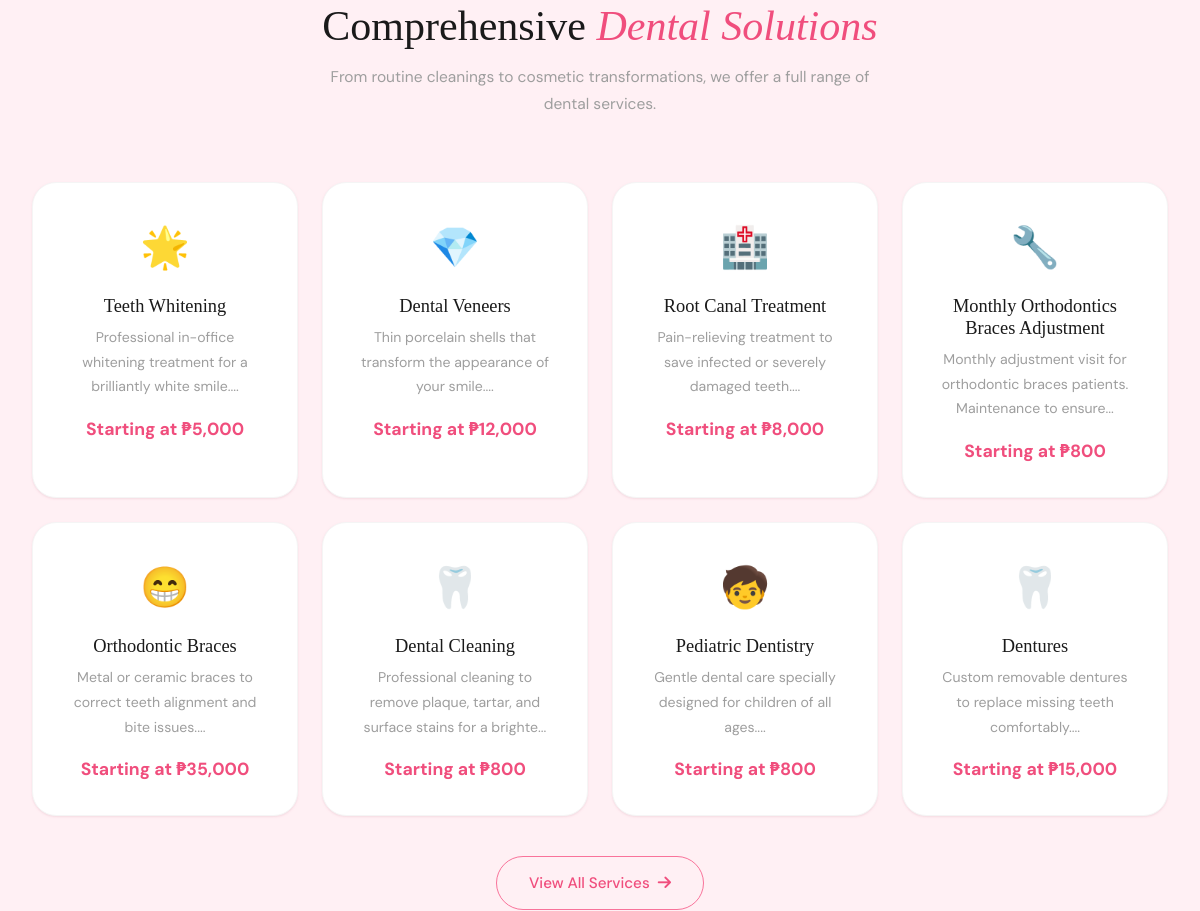
Before: / (middle part) with the older database file.
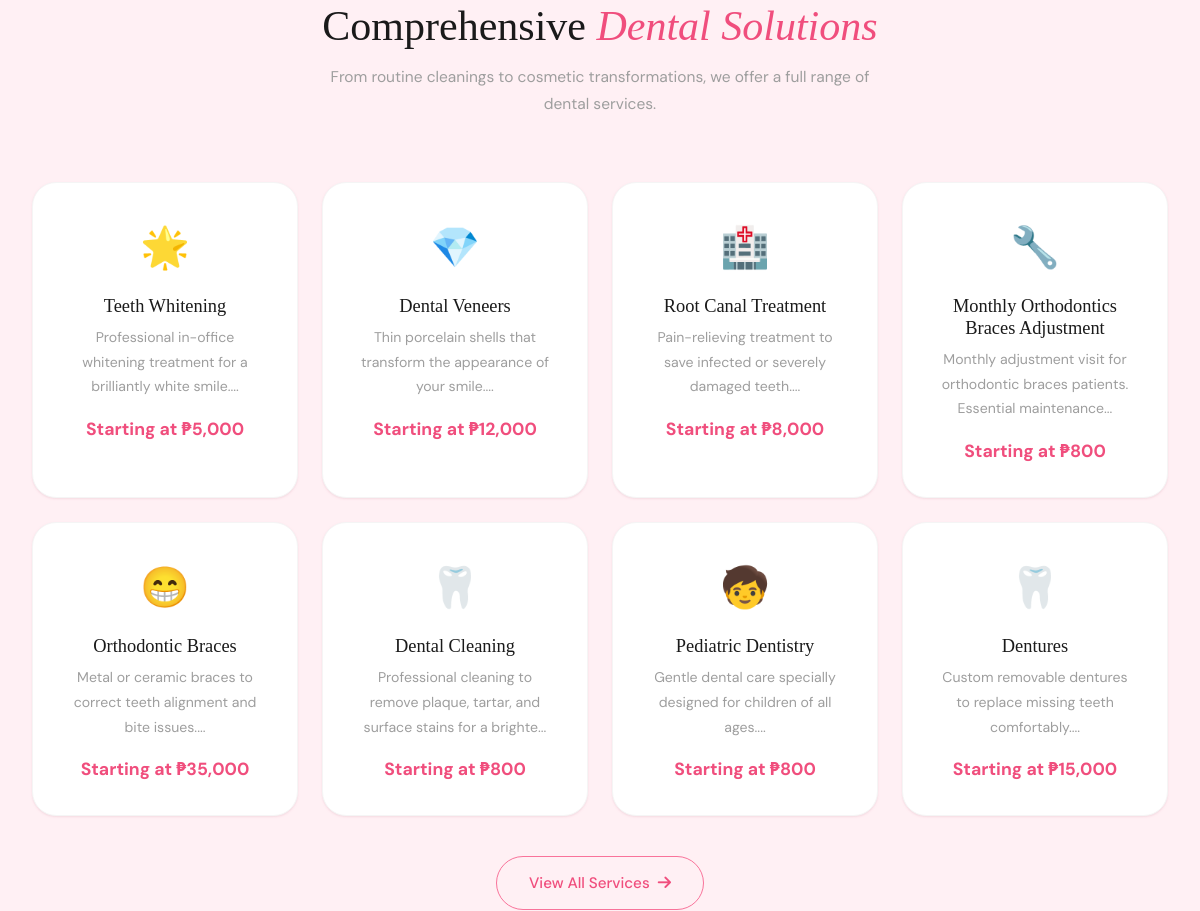
After: the same page with the newer database file.
### tables this page shows
CREATE TABLE services (
    id INT AUTO_INCREMENT PRIMARY KEY,
    name VARCHAR(150) NOT NULL,
    description TEXT,
    price DECIMAL(10,2) NOT NULL DEFAULT 0.00,
    duration_minutes INT DEFAULT 60,
    category VARCHAR(100),
    icon VARCHAR(100),
    is_active TINYINT(1) DEFAULT 1,
    created_at TIMESTAMP DEFAULT CURRENT_TIMESTAMP
);

### includes/auth.php (called while the page is built, shortened)
<?php
function sanitize($input) {
    return htmlspecialchars(strip_tags(trim($input)));
}

### index.php (the view, shortened to what this page needs)
<?php
require_once __DIR__ . '/includes/auth.php';
$db = getDB();
$services = $db->query("SELECT * FROM services WHERE is_active = 1 ORDER BY category, price LIMIT 8")->fetch_all(MYSQLI_ASSOC);
require_once __DIR__ . '/includes/header.php';
?>
<section class="section section-alt" id="services">
    <div class="container">
        <div class="section-header" data-aos="fade-up">
            <h2>Comprehensive <em style="color:var(--pink-500)">Dental Solutions</em></h2>
            <p>From routine cleanings to cosmetic transformations, we offer a full range of dental services.</p>
        </div>
        <div class="services-grid">
            <?php foreach ($services as $i => $svc): ?>
            <div class="card service-card" data-aos="fade-up" data-aos-delay="<?= $i * 60 ?>">
                <span class="service-icon"><?= $svc['icon'] ?: '🦷' ?></span>
                <h3><?= sanitize($svc['name']) ?></h3>
                <p><?= sanitize(substr($svc['description'], 0, 80)) ?>...</p>
                <div class="service-price">Starting at ₱<?= number_format($svc['price'], 0) ?></div>
            </div>
            <?php endforeach; ?>
        </div>
        <div style="text-align:center;margin-top:2.5rem">
            <a href="<?= BASE_URL ?>/pages/services.php" class="btn-secondary">View All Services <i class="fas fa-arrow-right"></i></a>
        </div>
    </div>
</section>
<?php require_once __DIR__ . '/includes/footer.php'; ?>

Changed rows visible on the page:
changed services "Monthly Orthodontics Braces Adjustment": description "Monthly adjustment visit for orthodontic braces patients. Maintenance to ensure" → "Monthly adjustment visit for orthodontic braces patients. Essential maintenance"
